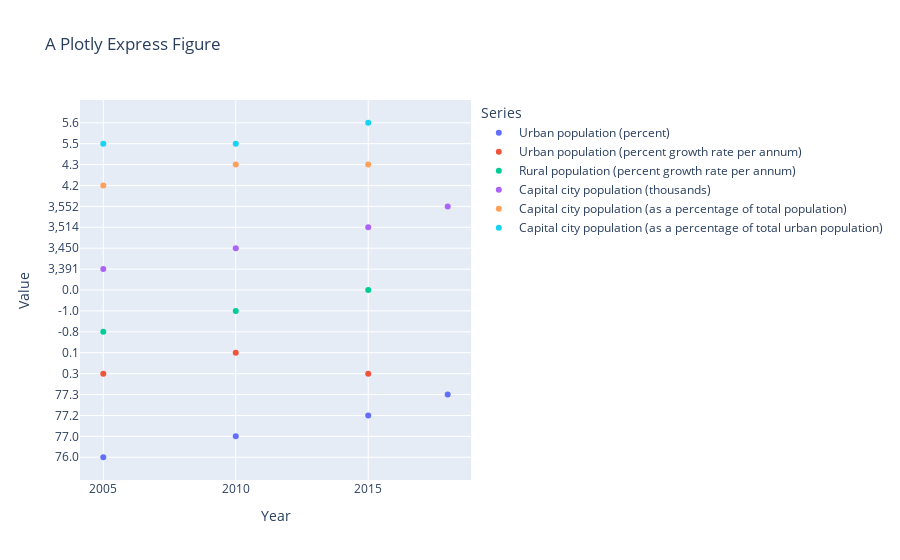

The code cell stored with this chart in its notebook:
### Code cell
country = "Germany"
fig = px.scatter(df[(df.Region == country)], x="Year", y="Value", color="Series", title="A Plotly Express Figure")

plotly.io.write_html(fig, "test.html", include_plotlyjs="cdn", include_mathjax="cdn")
fig.show()

### Figure 1 — Plotly figure (JSON) as saved in the notebook; plotly's stock layout.template omitted (floating-point values rounded to 4 significant figures)
{"data": [{"hovertemplate": "Series=Urban population (percent)<br>Year=%{x}<br>Value=%{y}<extra></extra>", "legendgroup": "Urban population (percent)", "marker": {"color": "#636efa", "symbol": "circle"}, "mode": "markers", "name": "Urban population (percent)", "orientation": "h", "showlegend": true, "type": "scatter", "x": [2005, 2010, 2015, 2018], "xaxis": "x", "y": ["76.0", "77.0", "77.2", "77.3"], "yaxis": "y"}, {"hovertemplate": "Series=Urban population (percent growth rate per annum)<br>Year=%{x}<br>Value=%{y}<extra></extra>", "legendgroup": "Urban population (percent growth rate per annum)", "marker": {"color": "#EF553B", "symbol": "circle"}, "mode": "markers", "name": "Urban population (percent growth rate per annum)", "orientation": "h", "showlegend": true, "type": "scatter", "x": [2005, 2010, 2015], "xaxis": "x", "y": ["0.3", "0.1", "0.3"], "yaxis": "y"}, {"hovertemplate": "Series=Rural population (percent growth rate per annum)<br>Year=%{x}<br>Value=%{y}<extra></extra>", "legendgroup": "Rural population (percent growth rate per annum)", "marker": {"color": "#00cc96", "symbol": "circle"}, "mode": "markers", "name": "Rural population (percent growth rate per annum)", "orientation": "h", "showlegend": true, "type": "scatter", "x": [2005, 2010, 2015], "xaxis": "x", "y": ["-0.8", "-1.0", "0.0"], "yaxis": "y"}, {"hovertemplate": "Series=Capital city population (thousands)<br>Year=%{x}<br>Value=%{y}<extra></extra>", "legendgroup": "Capital city population (thousands)", "marker": {"color": "#ab63fa", "symbol": "circle"}, "mode": "markers", "name": "Capital city population (thousands)", "orientation": "h", "showlegend": true, "type": "scatter", "x": [2005, 2010, 2015, 2018], "xaxis": "x", "y": ["3,391", "3,450", "3,514", "3,552"], "yaxis": "y"}, {"hovertemplate": "Series=Capital city population (as a percentage of total population)<br>Year=%{x}<br>Value=%{y}<extra></extra>", "legendgroup": "Capital city population (as a percentage of total population)", "marker": {"color": "#FFA15A", "symbol": "circle"}, "mode": "markers", "name": "Capital city population (as a percentage of total population)", "orientation": "h", "showlegend": true, "type": "scatter", "x": [2005, 2010, 2015], "xaxis": "x", "y": ["4.2", "4.3", "4.3"], "yaxis": "y"}, {"hovertemplate": "Series=Capital city population (as a percentage of total urban population)<br>Year=%{x}<br>Value=%{y}<extra></extra>", "legendgroup": "Capital city population (as a percentage of total urban population)", "marker": {"color": "#19d3f3", "symbol": "circle"}, "mode": "markers", "name": "Capital city population (as a percentage of total urban population)", "orientation": "h", "showlegend": true, "type": "scatter", "x": [2005, 2010, 2015], "xaxis": "x", "y": ["5.5", "5.5", "5.6"], "yaxis": "y"}], "layout": {"legend": {"title": {"text": "Series"}, "tracegroupgap": 0}, "title": {"text": "A Plotly Express Figure"}, "xaxis": {"anchor": "y", "domain": [0, 1], "title": {"text": "Year"}}, "yaxis": {"anchor": "x", "domain": [0, 1], "title": {"text": "Value"}}}}
